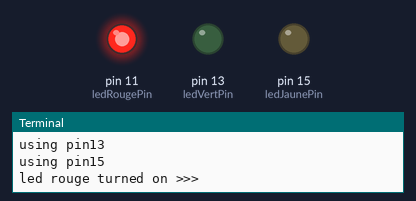
Bench run of a program on a simulated Raspberry Pi (header pin numbers). Shown: output pins drawn as LEDs (lit = HIGH), the last lines printed to the terminal.

Above: at 0.5 s.
At 1.5 s:
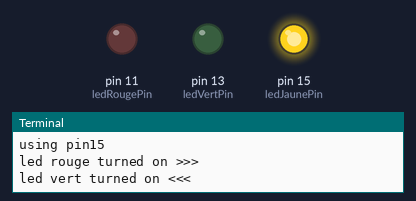
At 5.5 s:
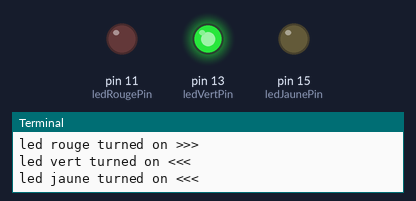
Timing chart, 0 to 6.9 s (numbered marks = the images above):
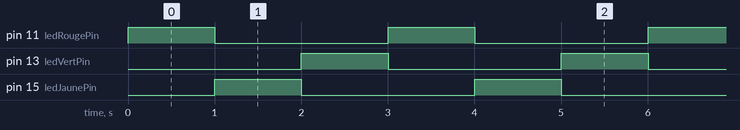

Measured:
- by itself, pin 11 (ledRougePin), pin 13 (ledVertPin), pin 15 (ledJaunePin): alternates HIGH for 1.0 s and LOW for 2.0 s
- by itself, everything shown: repeats every 3.0 s, in 3 steps

The program:

FeuDeCirculation.py
```python
import RPi.GPIO as GPIO
import time

ledRougePin = 11    # define ledPin
ledVertPin  = 13
ledJaunePin = 15
def setup():
    GPIO.setmode(GPIO.BOARD)       # use PHYSICAL GPIO Numbering
    GPIO.setup(ledRougePin, GPIO.OUT) # set the ledPin to OUTPUT mode
    GPIO.setup(ledVertPin, GPIO.OUT)
    GPIO.setup(ledJaunePin, GPIO.OUT)
    GPIO.output(ledRougePin, GPIO.LOW)  # make ledPin output LOW level
    GPIO.output(ledVertPin,  GPIO.LOW)
    GPIO.output(ledJaunePin, GPIO.LOW)

    print ('using pin%d'%ledRougePin)
    print ('using pin%d'%ledVertPin)
    print ('using pin%d'%ledJaunePin)
def loop():
    while True:
        GPIO.output(ledRougePin, GPIO.HIGH)  # make ledPin output HIGH level to turn on led
        print ('led rouge turned on >>>')     # print information on terminal
        time.sleep(1)                   # Wait for 1 second
        GPIO.output(ledRougePin, GPIO.LOW)   # make ledPin output LOW level to turn off led
        GPIO.output(ledJaunePin, GPIO.HIGH)
        print ('led vert turned on <<<')
        time.sleep(1)
        GPIO.output(ledJaunePin, GPIO.LOW)
        GPIO.output(ledVertPin, GPIO.HIGH)
        print('led jaune turned on <<<')
        time.sleep(1)
        GPIO.output(ledVertPin, GPIO.LOW)
def destroy():
    GPIO.cleanup()                      # Release all GPIO

if __name__ == '__main__':    # Program entrance
    print ('Program is starting ... \n')
    setup()
    try:
        loop()
    except KeyboardInterrupt:   # Press ctrl-c to end the program.
        destroy()
```
